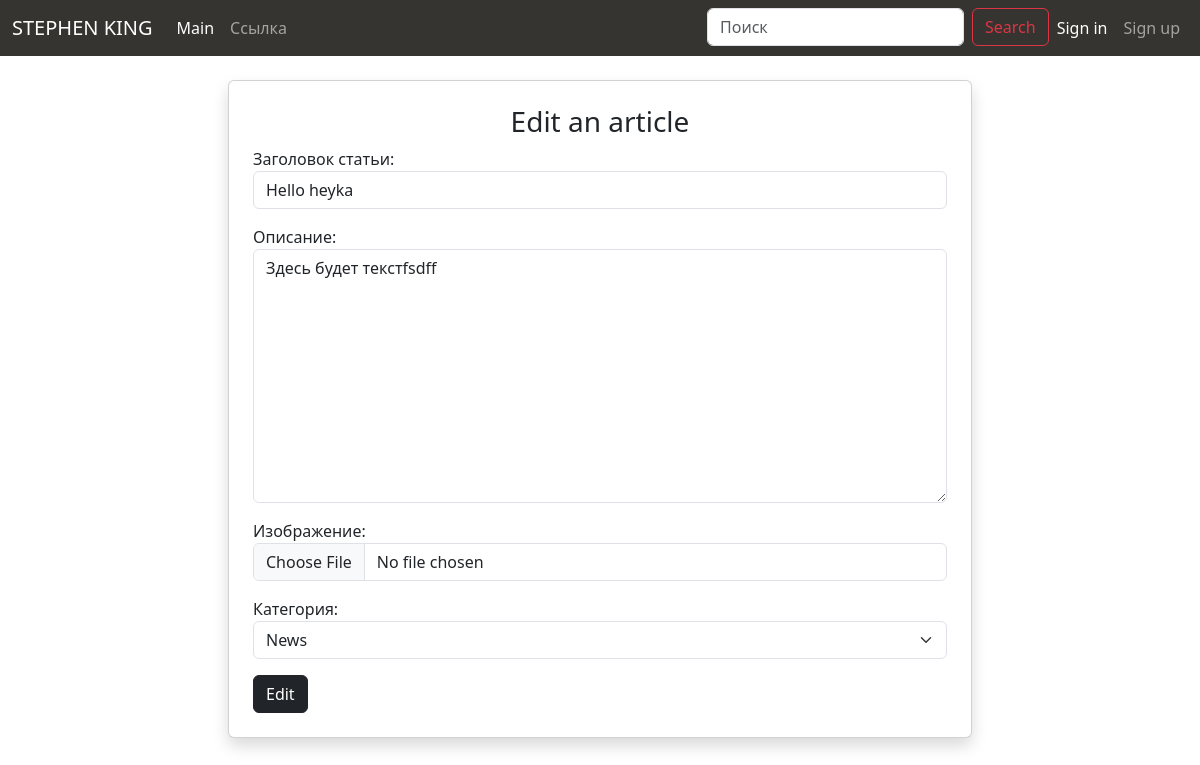
Screenshot of /article/1/update/ with the database file from the repository.
### blog/models.py (models this page shows, shortened)
class  Article(models.Model):
    title = models.CharField(max_length=255, verbose_name='Заголовок статьи')
    description = models.TextField(default='Здесь будет текст',verbose_name="Описание")
    image = models.ImageField(upload_to='images/',blank=True,null=True,verbose_name="Изображение")
    views = models.PositiveIntegerField(default=0,verbose_name="Просмотры")
    created_at = models.DateTimeField(auto_now_add=True, verbose_name="Дата создания")
    updated_at = models.DateTimeField(auto_now=True,verbose_name="Дата обновления")
    category = models.ForeignKey(Category,on_delete=models.CASCADE,verbose_name="Категория")
    class Meta:
        verbose_name = 'Статья'
        verbose_name_plural = 'Статьи'

class Category(models.Model):
    title = models.CharField(max_length=255,verbose_name='Название категории')
    def __str__(self):
        return self.title
    class Meta:
        verbose_name = 'Категория'
        verbose_name_plural = 'Категории'

### blog/views.py (the view)
# urls.py: path('article/<int:pk>/update/',ArticleUpdate.as_view(),name='update'),
class ArticleUpdate(UpdateView):
    model = Article
    form_class = ArticleForm
    template_name = 'blog/article_form.html'
    extra_context = {
        'title': 'Edit an article'
    }

### blog/forms.py
class ArticleForm(forms.ModelForm):
    class Meta:
        model = Article
        fields = ['title','description','image','category']
        widgets = {
            'title': forms.TextInput(attrs={
                'class': 'form-control'
            }),
            'description': forms.Textarea(attrs={
                'class': 'form-control'
            }),
            'image': forms.FileInput(attrs={
                'class': 'form-control'
            }),
            'category': forms.Select(attrs={
                'class': 'form-select'
            })
        }

### blog/templates/blog/article_form.html (shortened to what this page needs)
{% extends 'base.html' %}
{% block main %}
<div class="container">
    <div class="d-flex justify-content-center mt-4 mb-4">
        <div class="col-8 card p-4 shadow ">
            <h3 class="text-center">{{ title }}</h3>
            <form action="" method="post" enctype="multipart/form-data">
                {{ form.as_p }}
                <button class="btn btn-dark" type="submit">
                    {% if 'update' in request.path %}
                    Edit
                    {% else %}
                    Create
                    {% endif %}
                </button>
            </form>
        </div>
    </div>
</div>
{% endblock main %}

### rows the page displays
Article: title "Hello heyka", description "Здесь будет текстfsdff", category "News"

### other values shown
{{ title }} "Edit an article"
